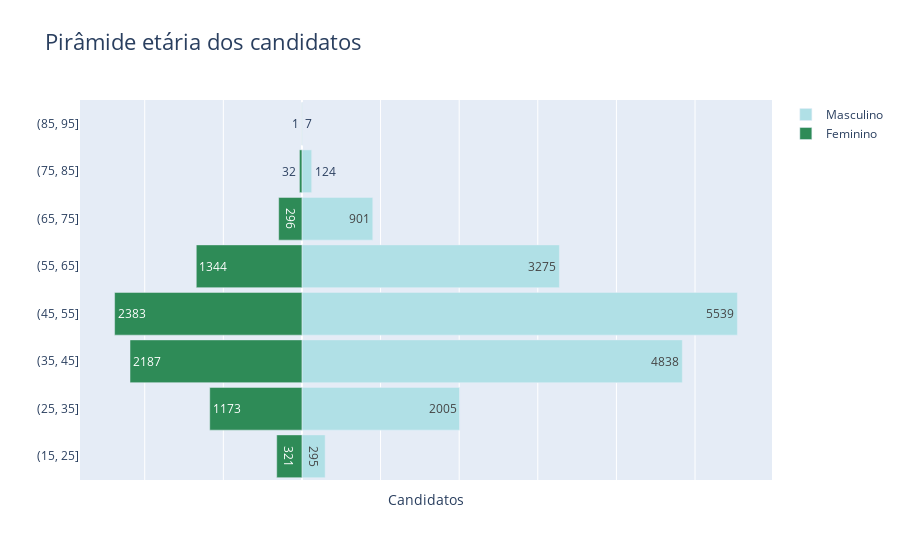

The code cell stored with this chart in its notebook:
### Markdown cell above
# Pirâmide etária

### Code cell
import plotly.graph_objects as gp



fig = gp.Figure()
y_age = dfBins.index.astype('str')
x_M = dfBins['DS_GENERO_MASCULINO']
x_F = (dfBins['DS_GENERO_FEMININO']) * -1
# Adding Male data to the figure
fig.add_trace(gp.Bar(y= y_age, x = x_M, 
                     name = 'Masculino',
                     text=x_M.astype('float'), 
                     orientation = 'h',
                     marker=dict(color='powderblue')))
  
# Adding Female data to the figure
fig.add_trace(gp.Bar(y = y_age, x = x_F,
                     name = 'Feminino', 
                     text=(-1)*x_F.astype('float'),
                     orientation = 'h',
                     marker=dict(color='seagreen')))
  
# Updating the layout for our graph
fig.update_layout(title = 'Pirâmide etária dos candidatos',
                 title_font_size = 22, barmode = 'relative',
                 bargap=0.1,
                 #text=(-1)*women_bins.astype('float'),
                 bargroupgap = 0,
                 xaxis = dict(showticklabels=False,
                            
                                
                              title = 'Candidatos',
                              title_font_size = 14)
                 )
  
fig.show()

### Figure 1 — Plotly figure (JSON) as saved in the notebook; plotly's stock layout.template omitted (floating-point values rounded to 4 significant figures)
{"data": [{"marker": {"color": "powderblue"}, "name": "Masculino", "orientation": "h", "text": [295, 2005, 4838, 5539, 3275, 901, 124, 7], "type": "bar", "x": [295, 2005, 4838, 5539, 3275, 901, 124, 7], "y": ["(15, 25]", "(25, 35]", "(35, 45]", "(45, 55]", "(55, 65]", "(65, 75]", "(75, 85]", "(85, 95]"]}, {"marker": {"color": "seagreen"}, "name": "Feminino", "orientation": "h", "text": [321, 1173, 2187, 2383, 1344, 296, 32, 1], "type": "bar", "x": [-321, -1173, -2187, -2383, -1344, -296, -32, -1], "y": ["(15, 25]", "(25, 35]", "(35, 45]", "(45, 55]", "(55, 65]", "(65, 75]", "(75, 85]", "(85, 95]"]}], "layout": {"bargap": 0.1, "bargroupgap": 0, "barmode": "relative", "title": {"font": {"size": 22}, "text": "Pirâmide etária dos candidatos"}, "xaxis": {"showticklabels": false, "title": {"font": {"size": 14}, "text": "Candidatos"}}}}
